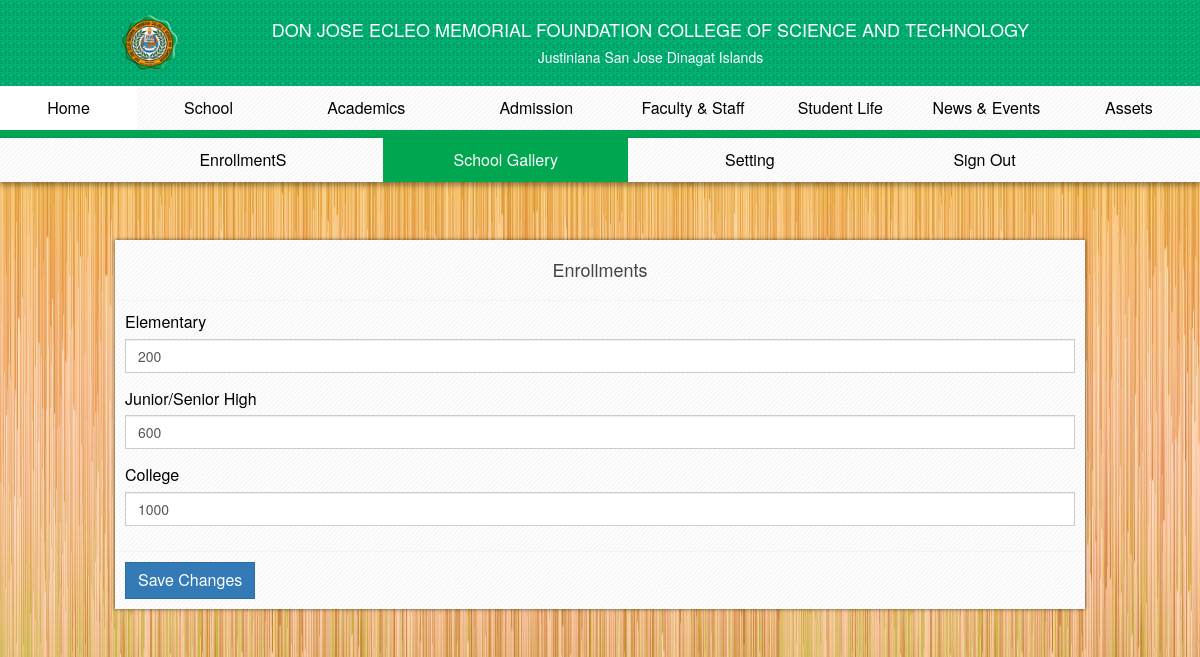
Page /admin/pages/index/enrollments.php (signed in) on the committed database.
### tables this page shows
CREATE TABLE `enrollment_data` (
  `enrollmentId` int(11) NOT NULL,
  `elementary` int(11) NOT NULL,
  `highSchool` int(11) NOT NULL,
  `college` int(11) DEFAULT NULL
);

### admin/pages/class/connect.php (called while the page is built, shortened)
<?php
  class connection
  {
    private $host = host;
    private $user = user;
    private $pass = pass;
    private $db = db;
    public function connect()
    {
      $this->conn = mysqli_connect($this->host, $this->user, $this->pass, $this->db);
      return false;
    }
  }
?>

### admin/pages/class/data.php (called while the page is built, shortened)
<?php
  include_once 'connect.php';
  class process extends connection
  {
    public function iGetEnrollments()
    {
      $st = $this->conn->prepare("SELECT * FROM `enrollment_data`");
      if ($st) {
        if ($st->execute()) {
          $r = $st->get_result();
          return $r;
        }
      }
    }
    public function iGetAllDept()
     {
       $st = $this->conn->prepare("SELECT * FROM `dept_data` WHERE `deptstat` = 1");
       if ($st) {
         if ($st->execute()) {
           $r = $st->get_result();
           return $r;
         }
       }
     }
    public function iGetAllProgram($action, $dept, $title)
    {
      if($action == "name") {
        $st = $this->conn->prepare("SELECT program_data.programId, `programTitle`, `programName`, `programDesc`, `programImage`, `deptTitle` FROM `program_data`
        INNER JOIN `deptjunc_data` ON program_data.programId = deptjunc_data.programId INNER JOIN `dept_data` ON deptjunc_data.deptId = dept_data.deptId  WHERE `deptTitle` = ? ");
        $st->bind_param("s", $dept);
      } else {
        $st = $this->conn->prepare("SELECT program_data.programId, `programTitle`, `programName`, `programDesc`, `programImage`, `deptTitle` FROM `program_data`
        INNER JOIN `deptjunc_data` ON program_data.programId = deptjunc_data.programId INNER JOIN `dept_data` ON deptjunc_data.deptId = dept_data.deptId");
      }
      if($st->execute()) {
        $r = $st->get_result();
      } else {
        $r = 0;
      }
      return $r;
    }
  }
?>

### admin/pages/class/content.php (called while the page is built, shortened)
<?php
  class initContents
  {
    private $path = "../../../admin/pages/";
    public function getStyle() {
      include_once $this->path.'static/style.php';
    }
    public function getHeader() {
      include_once $this->path.'index/header.php';
    }
  }
?>

### admin/pages/index/enrollments.php (the view, shortened to what this page needs)
<!DOCTYPE html>
<html lang="en" dir="ltr">
  <head>
    <?php
       require_once '../../../admin/pages/class/content.php';
       require_once '../../../admin/pages/class/data.php';
       $init = new initContents();
       $get = new process();
       $init->getTitle();
       $init->getStyle();
      $r = $get->iGetEnrollments();
      if ($r) {
        $f = $r->fetch_array();
      }
     ?>
  </head>
  <body>
    <?php $init->getHeader() ?>
    <div class="container-fluid">
      <div class="container">
        <div class="row">
          <div class="col-sm-1"></div>
            <div class="col-sm-10">
              <form action="<?php echo htmlspecialchars($_SERVER['PHP_SELF']); ?>" method="post">
                <div class="box box-default">
                  <div class="box-header with-border">
                    <h4 class="text-center">Enrollments</h4>
                  </div>
                  <div class="box-body">
                    <div class="form-group">
                      <label for="elementary">Elementary</label>
                      <input class="form-control" type="text" name="elementary" id="elementary" value="<?php echo $f[1] ?>">
                    </div>
                    <div class="form-group">
                      <label for="highSchool">Junior/Senior High</label>
                      <input class="form-control" type="text" name="highSchool" id="highSchool" value="<?php echo $f[2] ?>">
                    </div>
                    <div class="form-group">
                      <label for="college">College</label>
                      <input class="form-control" type="text" name="college" id="college" value="<?php echo $f[3] ?>">
                    </div>
                  </div>
                  <div class="box-footer">
                   <button type="submit" class="btn btn-primary" name="editEn" id="editEn">Save Changes</button>
                  </div>
                </div>
              </form>
            </div>
          <div class="col-sm-1"></div>
        </div>
      </div>
    </div>
  </body>
</html>

### assets/css/adminStyle.css (style rules this page uses)
body { font-family: "Helvetica Neue", Helvetica, Arial, sans-serif; font-size: 16px; color: #000; background-image: url(../../upload/images/body.jpg); background-attachment: fixed; }
.container-fluid { margin-top: 240px; margin-bottom: 30px }
.box { position: relative; border-radius: 0px; margin-bottom: 20px; width: 100%; background-image: url(../../upload/images/bg-content.PNG); -webkit-box-shadow: 0px 0px 4px rgba(0, 0, 0, 0.6); -moz-box-shadow: 0px 0px 4px rgba(0, 0, 0, 0.6); -o-box-shadow: 0px 0px 4px rgba(0, 0, 0, 0.6); box-shadow: 0px 0px 4px rgba(0, 0, 0, 0.6); }
.box.box-default { border-top-color: #d2d6de; }
.box-header:before, .box-body:before, .box-footer:before, .box-header:after, .box-body:after, .box-footer:after { content: " "; display: table; }
.box-header:after, .box-body:after, .box-footer:after { clear: both; }
.box-header { color: #444; display: block; padding: 10px; position: relative; }
.box-header.with-border { border-bottom: 1px solid #f4f4f4; }
.box-body { border-radius: 20px; padding: 10px; }
.box-footer { border-bottom-right-radius: 20px; border-bottom-left-radius: 20px; border-top: 1px solid #f4f4f4; padding: 10px; background-image: url(../../upload/images/bg-content.PNG); }

### rows in the picture
enrollment_data: elementary "200", highSchool "600", college "1000"

### other values in the picture
$v[3] "Home"
$v[3] "School"
$v[3] "Academics"
$v[3] "Admission"
$v[3] "Faculty & Staff"
$v[3] "Student Life"
$v[3] "News & Events"
$v[3] "Assets"
$kk[3] "EnrollmentS"
$kk[3] "School Gallery"
$kk[3] "Setting"
$kk[3] "Sign Out"
